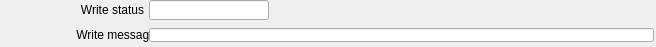
   <widget class="caFrame" name="caFrame_9">
    <property name="geometry">
     <rect>
      <x>21</x>
      <y>393</y>
      <width>656</width>
      <height>47</height>
     </rect>
    </property>
    <widget class="caLabel" name="caLabel_17">
     <property name="geometry">
      <rect>
       <x>0</x>
       <y>0</y>
       <width>144</width>
       <height>20</height>
      </rect>
     </property>
     <property name="frameShape">
      <enum>QFrame::NoFrame</enum>
     </property>
     <property name="text">
      <string>Write status</string>
     </property>
     <property name="alignment">
      <set>Qt::AlignAbsolute|Qt::AlignRight|Qt::AlignTrailing|Qt::AlignVCenter</set>
     </property>
     <property name="fontScaleMode">
      <enum>ESimpleLabel::WidthAndHeight</enum>
     </property>
     <property name="foreground">
      <color>
       <red>0</red>
       <green>0</green>
       <blue>0</blue>
      </color>
     </property>
     <property name="background">
      <color alpha="0">
       <red>0</red>
       <green>0</green>
       <blue>0</blue>
      </color>
     </property>
    </widget>
    <widget class="caLineEdit" name="caLineEdit_16">
     <property name="geometry">
      <rect>
       <x>149</x>
       <y>0</y>
       <width>120</width>
       <height>20</height>
      </rect>
     </property>
     <property name="alignment">
      <set>Qt::AlignAbsolute|Qt::AlignLeading|Qt::AlignLeft|Qt::AlignVCenter</set>
     </property>
     <property name="channel" stdset="0">
      <string>$(P)$(R)WriteStatus</string>
     </property>
     <property name="foreground">
      <color>
       <red>40</red>
       <green>147</green>
       <blue>21</blue>
      </color>
     </property>
     <property name="background">
      <color>
       <red>187</red>
       <green>187</green>
       <blue>187</blue>
      </color>
     </property>
     <property name="colorMode">
      <enum>caLineEdit::Alarm_Static</enum>
     </property>
     <property name="precisionMode">
      <enum>caLineEdit::Channel</enum>
     </property>
     <property name="limitsMode">
      <enum>caLineEdit::Channel</enum>
     </property>
     <property name="maxValue">
      <double>1.000000000000000</double>
     </property>
     <property name="minValue">
      <double>0.000000000000000</double>
     </property>
     <property name="fontScaleMode">
      <enum>caLineEdit::WidthAndHeight</enum>
     </property>
     <property name="formatType">
      <enum>caLineEdit::string</enum>
     </property>
    </widget>
    <widget class="caLabel" name="caLabel_18">
     <property name="geometry">
      <rect>
       <x>0</x>
       <y>25</y>
       <width>156</width>
       <height>20</height>
      </rect>
     </property>
     <property name="frameShape">
      <enum>QFrame::NoFrame</enum>
     </property>
     <property name="text">
      <string>Write message</string>
     </property>
     <property name="alignment">
      <set>Qt::AlignAbsolute|Qt::AlignRight|Qt::AlignTrailing|Qt::AlignVCenter</set>
     </property>
     <property name="fontScaleMode">
      <enum>ESimpleLabel::WidthAndHeight</enum>
     </property>
     <property name="foreground">
      <color>
       <red>0</red>
       <green>0</green>
       <blue>0</blue>
      </color>
     </property>
     <property name="background">
      <color alpha="0">
       <red>0</red>
       <green>0</green>
       <blue>0</blue>
      </color>
     </property>
    </widget>
    <widget class="caLineEdit" name="caLineEdit_17">
     <property name="geometry">
      <rect>
       <x>149</x>
       <y>28</y>
       <width>505</width>
       <height>14</height>
      </rect>
     </property>
     <property name="alignment">
      <set>Qt::AlignAbsolute|Qt::AlignLeading|Qt::AlignLeft|Qt::AlignVCenter</set>
     </property>
     <property name="channel" stdset="0">
      <string>$(P)$(R)WriteMessage</string>
     </property>
     <property name="foreground">
      <color>
       <red>253</red>
       <green>0</green>
       <blue>0</blue>
      </color>
     </property>
     <property name="background">
      <color>
       <red>218</red>
       <green>218</green>
       <blue>218</blue>
      </color>
     </property>
     <property name="colorMode">
      <enum>caLineEdit::Static</enum>
     </property>
     <property name="precisionMode">
      <enum>caLineEdit::Channel</enum>
     </property>
     <property name="limitsMode">
      <enum>caLineEdit::Channel</enum>
     </property>
     <property name="maxValue">
      <double>1.000000000000000</double>
     </property>
     <property name="minValue">
      <double>0.000000000000000</double>
     </property>
     <property name="fontScaleMode">
      <enum>caLineEdit::WidthAndHeight</enum>
     </property>
     <property name="formatType">
      <enum>caLineEdit::string</enum>
     </property>
    </widget>
   </widget>
